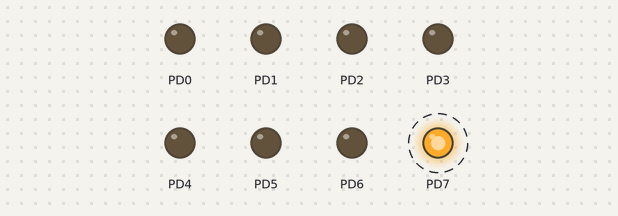
Simulated run of this program. Board: ATmega8, built with avr-gcc and emulated at 4 MHz. On the bench: output pins drawn as LEDs (lit = HIGH). Dashed ring = blinking.

Above: at 0.12 s.
Timing chart, 0 to 3.0 s (numbered marks = the images above):
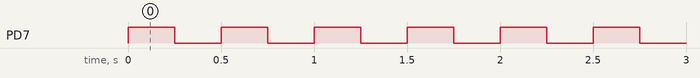

The program:

main.c
```c
/*
 * Blink_Led_Bitwise.c
 *
 * Created: 2018-02-07 7:19:16 PM
 * Author : jorge
 */

#define F_CPU 4000000UL /* 4 MHz Internal Oscillator */
#include <avr/io.h>
#include <util/delay.h>

int main(void) {
	DDRD = 0xFF;			//set direction to output

	while(1) {
		PORTD ^= (1 << 7);	/*toggle bit 7 with XOR, flips from 1 to 0, parenthesis just
							 contains the masking operation so the XOR could XOR the whole mask and
							  not just the "1" before the left shift "<<". */
		_delay_ms(250);
	}
}
```

Measured:
- by itself, PD7: alternates HIGH for 0.25 s and LOW for 0.25 s
